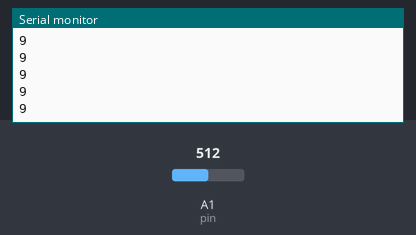
Simulated run of this sketch. Board: Arduino Uno, built with avr-gcc and run on an emulated ATmega328P. On the bench: the last lines printed to the serial monitor. The test bench sets the inputs (shaded band); at power-on: A1 (pin) = 512.

Above: at 1.2 s.
1.3 s: A1 (pin) set to 716
At 2.3 s:
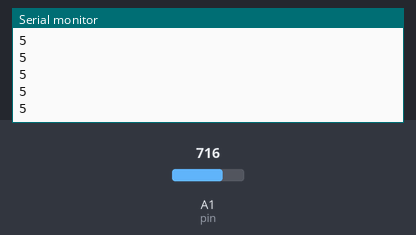
2.8 s: A1 (pin) set to 900
At 3.5 s:
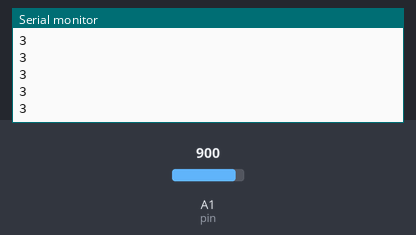
Timing chart, 0 to 5.8 s (numbered marks = the images above; inputs shaded):
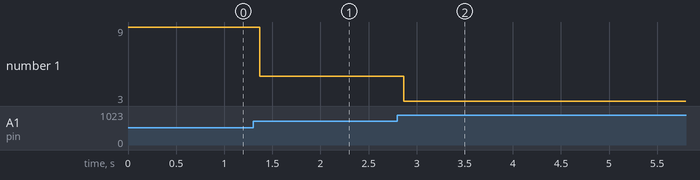

The sketch:

IR_single_sensor.ino
```cpp
/******** start code ********/
/*
 *  created   2013-07-12
 *  by    lisper (leyapin@gmail.com)
 *  function  test gp2d12, read value from A0
 *
 *      VCC -- VCC
 *      GND -- GND
 *      Signal -- Analog 0
 */

#define pin A1

void setup () {
  Serial.begin (9600);
  pinMode (pin, INPUT);
}

void loop () {
  uint16_t value = analogRead (pin);
  uint16_t range = get_gp2d12 (value);

  Serial.println (range);


}

uint16_t get_gp2d12 (uint16_t value) {
  if (value < 10) value = 10;
  return ((67870.0 / (value - 3.0)) - 40.0)/ 10 ;
}

/******** end code ********/
```

Measured:
- after the input at 1.3 s, the serial monitor: prints a new line after 0.07 s (image 1)
- after the input at 2.8 s, the serial monitor: prints a new line after 0.07 s (image 2)
- plotted number 1: 9 → 5 after the input at 1.3 s, 5 → 3 after the input at 2.8 s
